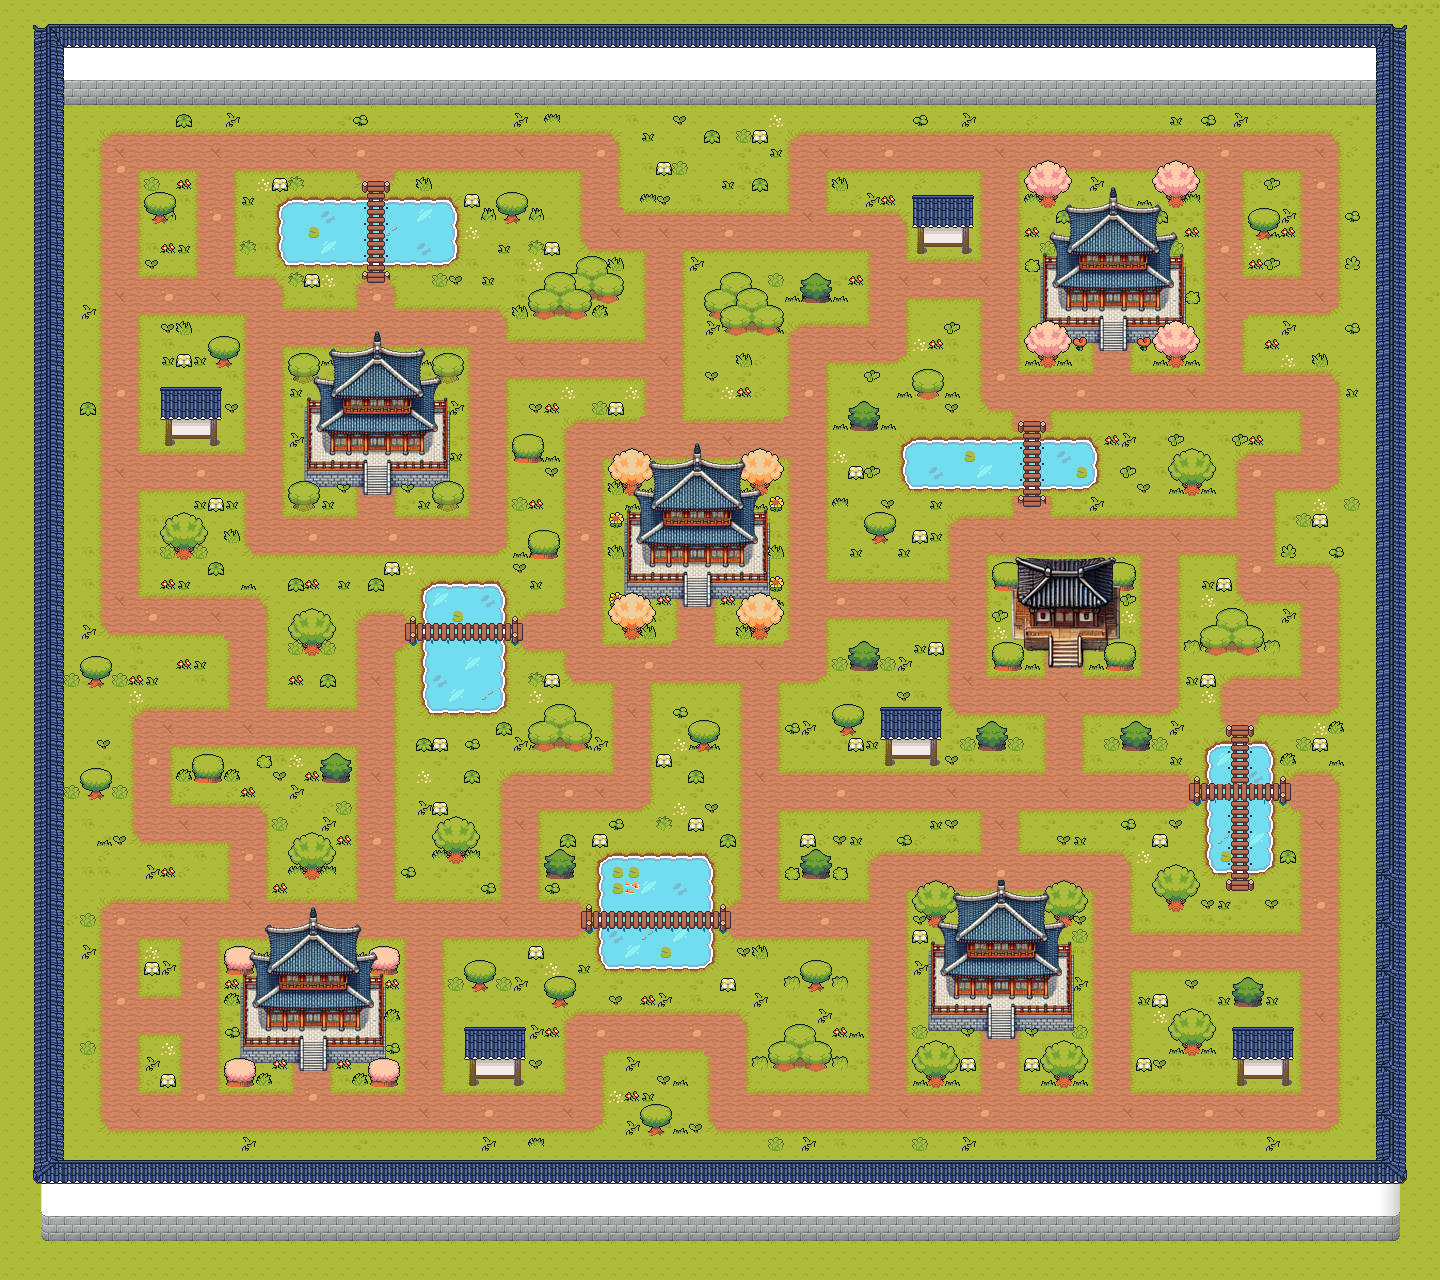

Below is a game level as drawn by its tile map, then a one-line description and the .tmx that defines it (tile-layer data replaced by summaries):
An orthogonal 90x80 tile map with 16x16 px tiles, 9 tile layers (Background, Water, Decorations Back, Trees, ...), 7 tilesets and 430 objects (npc8, npc6, npc3, npc4, npc7, ...).

<map version="1.10" tiledversion="1.11.2" orientation="orthogonal" renderorder="right-down" width="90" height="80" tilewidth="16" tileheight="16" infinite="0" nextlayerid="33" nextobjectid="599">
 <tileset firstgid="1" name="TilesetWater" tilewidth="16" tileheight="16" tilecount="476" columns="28">
  <image source="tiles/TilesetWater.png" width="448" height="272" />
 </tileset>
 <tileset firstgid="477" name="TilesetFloor" tilewidth="16" tileheight="16" tilecount="572" columns="22">
  <image source="tiles/TilesetFloor.png" width="352" height="417" />
 </tileset>
 <tileset firstgid="1049" name="Image Collection" tilewidth="146" tileheight="165" tilecount="5" columns="0">
  <grid orientation="orthogonal" width="1" height="1" />
  <tile id="0">
   <image source="tiles/palace3.png" width="146" height="165" />
  </tile>
  <tile id="1">
   <image source="tiles/player-1.png" width="60" height="109" />
  </tile>
  <tile id="2">
   <image source="tiles/test.png" width="30" height="55" />
  </tile>
  <tile id="3">
   <image source="tiles/palace-1.png" width="146" height="165" />
  </tile>
  <tile id="5">
   <image source="tiles/Palace1.png" width="117" height="119" />
  </tile>
 </tileset>
 <tileset firstgid="1055" name="joseon" tilewidth="16" tileheight="16" tilecount="1280" columns="16">
  <image source="tiles/joseon.png" width="256" height="1280" />
 </tileset>
 <tileset firstgid="2335" name="TilesetNature" tilewidth="16" tileheight="16" tilecount="504" columns="24">
  <image source="tiles/TilesetNature.png" width="384" height="336" />
 </tileset>
 <tileset firstgid="2839" name="Bridge_Wood" tilewidth="16" tileheight="16" tilecount="36" columns="9">
  <image source="tiles/Bridge_Wood.png" width="144" height="64" />
 </tileset>
 <tileset firstgid="2875" name="TilesetFloorDetail" tilewidth="16" tileheight="16" tilecount="80" columns="16">
  <image source="tiles/TilesetFloorDetail.png" width="256" height="80" />
 </tileset>
 <layer id="16" name="Background" width="90" height="80">
  <data>[7200 cells, 7200 non-empty, 21 distinct tile ids]</data>
 </layer>
 <layer id="18" name="Water" width="90" height="80">
  <data>[7200 cells, 282 non-empty, 14 distinct tile ids]</data>
 </layer>
 <layer id="25" name="Decorations Back" width="90" height="80">
  <data>[7200 cells, 273 non-empty, 32 distinct tile ids]</data>
 </layer>
 <layer id="22" name="Trees" width="90" height="80">
  <data>[7200 cells, 321 non-empty, 68 distinct tile ids]</data>
 </layer>
 <layer id="17" name="Palace" width="90" height="80">
  <data>[7200 cells, 6 non-empty, 2 distinct tile ids]</data>
 </layer>
 <layer id="23" name="Front Trees" width="90" height="80">
  <data>[7200 cells, 78 non-empty, 39 distinct tile ids]</data>
 </layer>
 <layer id="21" name="Decorations" width="90" height="80">
  <data>[7200 cells, 387 non-empty, 46 distinct tile ids]</data>
 </layer>
 <layer id="19" name="Bridges" width="90" height="80">
  <data>[7200 cells, 132 non-empty, 18 distinct tile ids]</data>
 </layer>
 <layer id="12" name="Walls" width="90" height="80">
  <data>[7200 cells, 1339 non-empty, 60 distinct tile ids]</data>
 </layer>
 <objectgroup id="24" name="Obstacles" visible="0">
  <object id="53" x="288" y="272" width="64" height="32" />
  <object id="56" x="400" y="272" width="176" height="32" />
  <object id="57" x="512" y="304" width="128" height="32" />
  <object id="58" x="576" y="256" width="64" height="48" />
  <object id="60" x="144" y="496" width="96" height="96" />
  <object id="61" x="240" y="560" width="320" height="32" />
  <object id="62" x="272" y="592" width="80" height="112" />
  <object id="63" x="352" y="592" width="208" height="16" />
  <object id="67" x="400" y="656" width="160" height="112" />
  <object id="68" x="560" y="688" width="48" height="80" />
  <object id="69" x="400" y="768" width="96" height="128" />
  <object id="70" x="544" y="816" width="192" height="80" />
  <object id="71" x="656" y="688" width="80" height="128" />
  <object id="72" x="176" y="752" width="176" height="48" />
  <object id="73" x="272" y="800" width="80" height="96" />
  <object id="75" x="0" y="0" width="96" height="624" />
  <object id="76" x="0" y="624" width="96" height="656" />
  <object id="77" x="96" y="640" width="128" height="64" />
  <object id="78" x="96" y="704" width="32" height="176" />
  <object id="79" x="128" y="848" width="96" height="32" />
  <object id="80" x="144" y="928" width="32" height="64" />
  <object id="81" x="144" y="1040" width="32" height="48" />
  <object id="82" x="96" y="1136" width="496" height="144" />
  <object id="86" x="608" y="1056" width="96" height="224" />
  <object id="87" x="592" y="1136" width="16" height="144" />
  <object id="89" x="704" y="1136" width="736" height="144" />
  <object id="91" x="912" y="896" width="64" height="192" />
  <object id="92" x="1024" y="896" width="64" height="192" />
  <object id="93" x="976" y="896" width="48" height="112" />
  <object id="97" x="784" y="816" width="80" height="80" />
  <object id="98" x="864" y="816" width="112" height="32" />
  <object id="99" x="784" y="688" width="160" height="80" />
  <object id="100" x="944" y="720" width="96" height="48" />
  <object id="101" x="1088" y="720" width="128" height="48" />
  <object id="102" x="1184" y="560" width="48" height="112" />
  <object id="103" x="1184" y="672" width="32" height="48" />
  <object id="104" x="1232" y="608" width="64" height="64" />
  <object id="105" x="832" y="624" width="112" height="64" />
  <object id="107" x="993.548" y="562.664" width="46.4523" height="109.336" />
  <object id="108" x="1040" y="560" width="48" height="80" />
  <object id="109" x="1088" y="560" width="48" height="112" />
  <object id="110" x="1056" y="416" width="176" height="96" />
  <object id="111" x="1232" y="416" width="64" height="32" />
  <object id="114" x="832" y="368" width="144" height="144" />
  <object id="115" x="976" y="416" width="32" height="96" />
  <object id="117" x="832" y="512" width="112" height="64" />
  <object id="118" x="512" y="384" width="48" height="176" />
  <object id="119" x="560" y="384" width="80" height="32" />
  <object id="120" x="688" y="256" width="96" height="160" />
  <object id="121" x="784" y="256" width="80" height="64" />
  <object id="122" x="624" y="128" width="160" height="80" />
  <object id="123" x="832" y="176" width="144" height="32" />
  <object id="125" x="1024" y="176" width="64" height="192" />
  <object id="129" x="1136" y="176" width="64" height="192" />
  <object id="132" x="1344" y="0" width="96" height="1136" />
  <object id="133" x="1280" y="496" width="64" height="64" />
  <object id="134" x="1248" y="320" width="96" height="48" />
  <object id="135" x="1264" y="720" width="80" height="48" />
  <object id="142" x="288" y="352" width="64" height="160" />
  <object id="144" x="400" y="352" width="64" height="160" />
  <object id="145" x="96" y="0" width="528" height="128" />
  <object id="146" x="624" y="0" width="720" height="128" />
  <object id="147" x="448" y="944" width="112" height="144" />
  <object id="148" x="560" y="944" width="304" height="64" />
  </objectgroup>
 <objectgroup id="29" name="Enemy">
  <!-- 120 objects omitted --></objectgroup>
 <objectgroup id="31" name="kitchen">
  <!-- 95 objects omitted --></objectgroup>
 <objectgroup id="30" name="Walkable">
  <!-- 94 objects omitted --></objectgroup>
 <objectgroup id="28" name="RoyalConsorts">
  <!-- 5 objects omitted --></objectgroup>
</map>
<!-- 366 of 430 objects omitted -->
